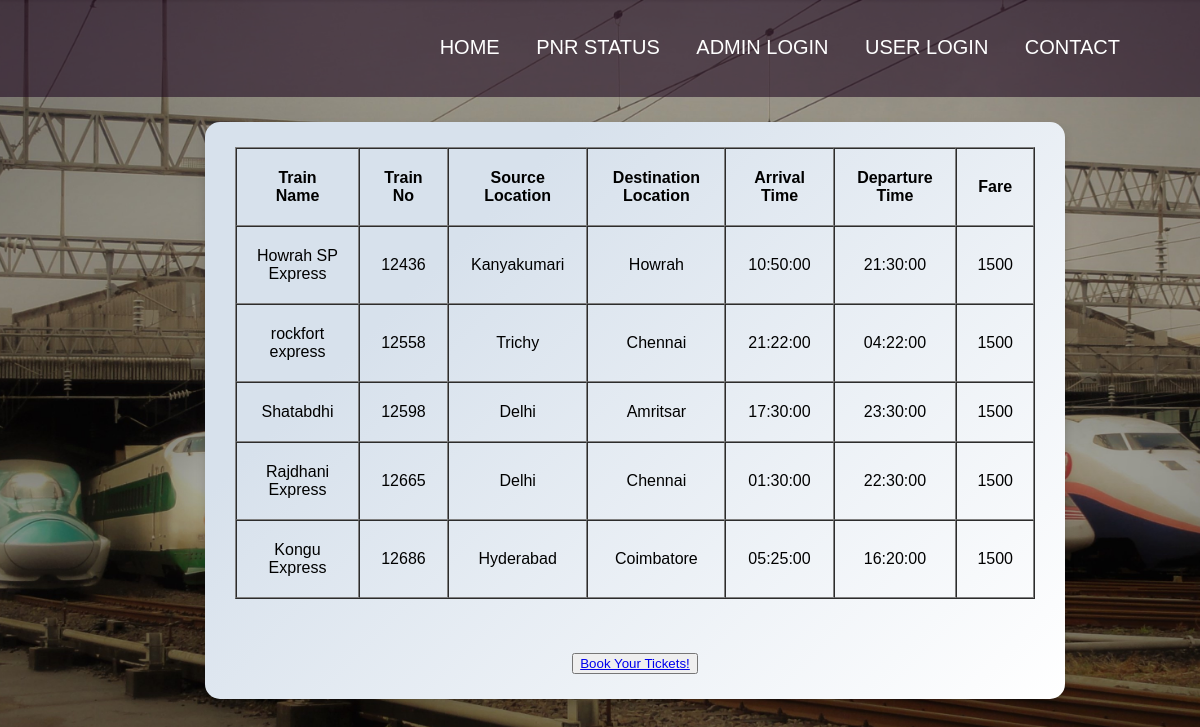
Screenshot of /trains.php with the database file from the repository.
### tables this page shows
CREATE TABLE `train_details` (
  `Train_Name` varchar(30) NOT NULL,
  `Train_No` int(6) NOT NULL,
  `Source` varchar(30) NOT NULL,
  `Destination` varchar(30) NOT NULL,
  `Departure` time NOT NULL,
  `Arrival` time NOT NULL,
  `Fare` int(10) NOT NULL
);

### trains.php (the view, shortened to what this page needs)
<!DOCTYPE html>
<html lang="en" dir="ltr">
  <head>
   </head>
<body onload="realtimeclock()">
<section class="header1">
        <nav class="navbar"style="left: 0px;">
            <div  class="nav-links">
                <ul style="
    padding-left: 0px;
    padding-right: 80px;">
                    <li><a href="index.php"><i class="fa fa-home"></i>HOME</a></li>
                    <li><a href="pnrstatus.php"><i class="fa fa-align-justify"></i>PNR STATUS</a>
                    </li>
                    <li><a href="admin.php"><i class="fa fa-clone"></i>ADMIN LOGIN</a></li>
                    <li><a href="register.php"><i class="fa fa-comments"></i>USER LOGIN</a></li>
                    <li><a href="eleventhpage.html"><i class="fa fa-phone"></i>CONTACT</a></li>
                </ul>
            </div>
        </nav>
    </section>
    <div class="container1">
    <table border=1 CELLPADDING=20 CELLSPACING=0 class="table">
<thead>
  <tr>
    <th>Train Name</th>
    <th>Train No</th>
    <th>Source Location</th>
    <th>Destination Location</th>
    <th>Arrival Time</th>
    <th>Departure Time</th>
    <th>Fare</th>
  </tr>
</thead>
<tbody>
<?php
 include 'connect1.php';
 $selectquery = " select * from train_details ";
 $query = mysqli_query($con,$selectquery);
 while($res = mysqli_fetch_array($query)){
?>
  <tr>
   <td><?php echo $res['Train_Name']; ?> </td>
   <td><?php echo $res['Train_No']; ?> </td>
   <td><?php echo $res['Source']; ?> </td>
   <td><?php echo $res['Destination']; ?> </td>
   <td><?php echo $res['Departure']; ?> </td>
   <td><?php echo $res['Arrival']; ?> </td>
   <td><?php echo $res['Fare']; ?> </td>
  </tr>
<?php
 }
 ?>
</tbody>
</table>
<br>
<br><br>
<button type="button"><a href="booktkt.php">Book Your Tickets!</button>
</div>
</body>
</html>

### trains.php (style rules this page uses)
body { height: 100vh; display: flex; align-items: center; text-align: center; font-family: sans-serif; justify-content: center; background-image: url(img/train.jpg); background-size: cover; background-position: center; }
.container1 { width:800px; padding: 25px 30px; border-radius: 15px; box-shadow: 0 5px 10px rgba(0,0,0,0.15); margin-left:70px ; margin-top: 5px; background-attachment: fixed; background: #ffffff; background-image: linear-gradient(315deg, #ffffff 0%, #d7e1ec 74%); }
nav { display: flex; padding: 1% 1%; justify-content: space-between; align-items: center; transition: 2s; flex-direction: row; position: fixed; top: 0; width: 100%; z-index: 2; }
.navbar { background-color: rgba(28, 4, 30, 0.562); }
.nav-links { flex: 1; text-align: right; }
.nav-links ul li { list-style: none; display: inline-block; padding: 8px 12px; position: relative; }
.nav-links ul li a { color: #fff; text-decoration: none; font-size: 20px; }
.nav-links ul li::after { content: ''; width: 0%; height: 2px; background: #fa5f05; display: block; margin: auto; transition:0.5s }

### rows the page displays
train_details: Train_Name "Howrah SP Express", Train_No "12436", Source "Kanyakumari", Destination "Howrah", Departure "10:50:00", Arrival "21:30:00", Fare "1500"
train_details: Train_Name "rockfort express", Train_No "12558", Source "Trichy", Destination "Chennai", Departure "21:22:00", Arrival "04:22:00", Fare "1500"
train_details: Train_Name "Shatabdhi", Train_No "12598", Source "Delhi", Destination "Amritsar", Departure "17:30:00", Arrival "23:30:00", Fare "1500"
train_details: Train_Name "Rajdhani Express", Train_No "12665", Source "Delhi", Destination "Chennai", Departure "01:30:00", Arrival "22:30:00", Fare "1500"
train_details: Train_Name "Kongu Express", Train_No "12686", Source "Hyderabad", Destination "Coimbatore", Departure "05:25:00", Arrival "16:20:00", Fare "1500"
